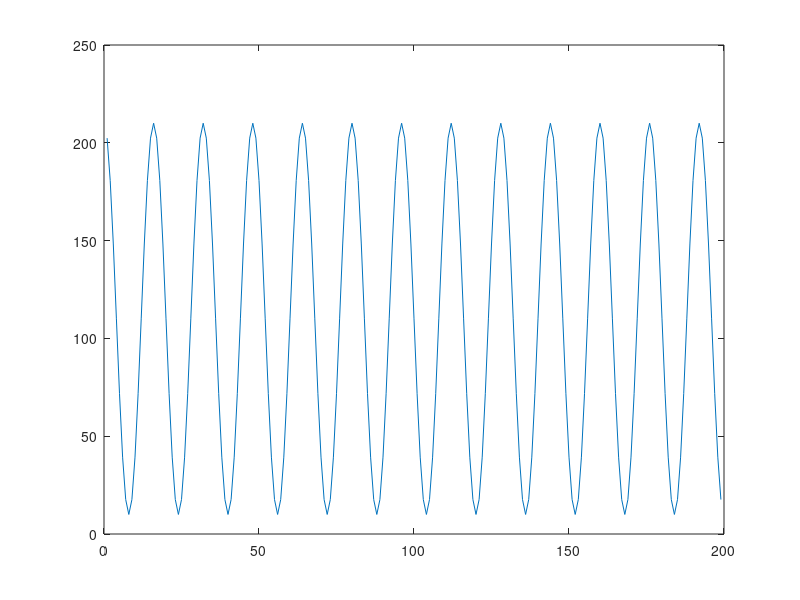

Write the MATLAB code that produced this figure.
%tk_resonator.m
 n=1;
 y=0;
 fs=8000;
 fa=500;
 Q=2*pi*fa/fs;
 a=2*cos(Q);
 ym1=1;
 ym2=cos(Q);
 while(n<200)
 y=a*ym1-ym2;
 ym2=ym1;
 ym1=y;
 yy(n)=y;
 n=n+1;
 end
 yy=yy+1.1;
 
 yy=yy*100;
 plot(yy)
